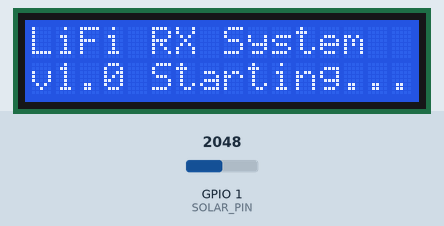
Simulated run of this sketch. Board: ESP32-S3. Shown: 16×2 character LCD. Inputs (shaded band) come from the test bench; at power-on: GPIO 1 (SOLAR_PIN) = 2048. What the sketch prints to the serial monitor is not drawn.

Above: at 0.1 s.
At 1.2 s:
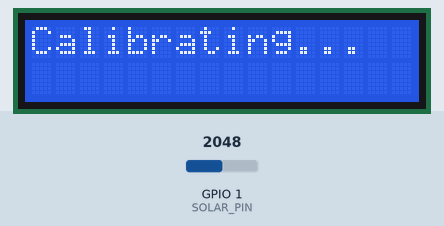
At 2.2 s:
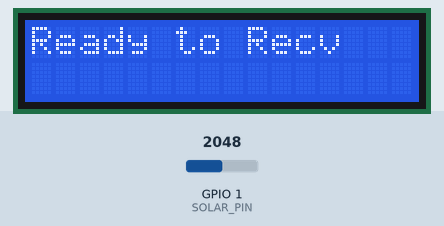

Measured:
- what the display in image 1 shows lasts 1.0 s, from 1.1 s to 2.1 s

The sketch:

esp32s3_lifi_rx.ino
```cpp
/**
 * ESP32-S3 Mini 1 LiFi Data Receiver
 * ----------------------------------
 * Receives data via light pulses on a Solar Panel connected to ADC.
 * Displays the received signal as text on an I2C LCD.
 *
 * Hardware Connections:
 * - Solar Panel: One terminal to GND, the other terminal to GPIO 1.
 * - LCD Display (I2C):
 *   - SDA -> GPIO 8
 *   - SCL -> GPIO 9
 *   - VCC -> 5V (or 3.3V)
 *   - GND -> GND
 */

#include <Wire.h>
#include <LiquidCrystal_I2C.h>

// --- Pins ---
const int SOLAR_PIN = 1; // ADC Pin for Solar Panel Input (Analog)
const int SCL_PIN = 9;   // ESP32-S3 Mini I2C SCL
const int SDA_PIN = 8;   // ESP32-S3 Mini I2C SDA

// --- Timing (MUST MATCH TRANSMITTER) ---
const int BIT_PERIOD_MS = 10; // Delay between bits

// --- LCD Configuration ---
// Set the LCD address to 0x27 for a 16 chars and 2 line display
LiquidCrystal_I2C lcd(0x27, 16, 2);

// --- State Variables ---
int initialThreshold = 500; // Calculated during calibration
String currentMessage = ""; // Buffer for received text

/**
 * Calibration routine to set the light threshold
 * based on ambient light in the room.
 */
void calibrate() {
  lcd.clear();
  lcd.setCursor(0, 0);
  lcd.print("Calibrating...");
  Serial.print("Calibrating ambient light...");

  long sum = 0;
  for (int i = 0; i < 200; i++) {
    sum += analogRead(SOLAR_PIN);
    delay(5);
  }

  int ambient = sum / 200;
  // Threshold is set slightly above ambient to avoid noise
  // On ESP32-S3, analogRead goes up to 4095
  initialThreshold = ambient + (4095 - ambient) / 8; // Auto-adaptive bias

  Serial.println(" Done!");
  Serial.print("Ambient: "); Serial.println(ambient);
  Serial.print("Threshold set to: "); Serial.println(initialThreshold);

  lcd.clear();
  lcd.setCursor(0, 0);
  lcd.print("Ready to Recv");
}

void setup() {
  Serial.begin(115200);

  // Initialize I2C Pins for ESP32-S3
  Wire.begin(SDA_PIN, SCL_PIN);

  // Initialize LCD
  lcd.init();
  lcd.backlight();

  // Start-up Screen
  lcd.setCursor(0, 0);
  lcd.print("LiFi RX System");
  lcd.setCursor(0, 1);
  lcd.print("v1.0 Starting...");
  delay(1000);

  calibrate();
}

void loop() {
  int sensorValue = analogRead(SOLAR_PIN);

  // Check for START_BIT (Light intensity goes HIGH above threshold)
  if (sensorValue > initialThreshold) {

    // 1. Sync to the middle of the Start Bit
    delay(BIT_PERIOD_MS / 2);

    // Verify it's still high (not just a flicker)
    if (analogRead(SOLAR_PIN) > initialThreshold) {

      char decodedChar = 0;

      // 2. Sample 8 Data Bits (LSB first)
      for (int b = 0; b < 8; b++) {
        // Wait for next bit period
        delay(BIT_PERIOD_MS);

        // Read bit at the center of the period
        if (analogRead(SOLAR_PIN) > initialThreshold) {
          decodedChar |= (1 << b);
        }
      }

      // 3. Process the character
      if (decodedChar > 0) {
        Serial.print(decodedChar);

        // Handle message display
        if (decodedChar == '\r' || decodedChar == '\n') {
          // Clear line on line break
          currentMessage = "";
          lcd.setCursor(0, 1);
          lcd.print("                "); // Clear line 2
        } else {
          currentMessage += decodedChar;

          // Display the last 16 characters on the second line
          lcd.setCursor(0, 1);
          if (currentMessage.length() > 16) {
            lcd.print(currentMessage.substring(currentMessage.length() - 16));
          } else {
            lcd.print(currentMessage);
          }
        }
      }

      // 4. Wait for Stop Bit (Cool-down)
      delay(BIT_PERIOD_MS);
    }
  }
}
```
